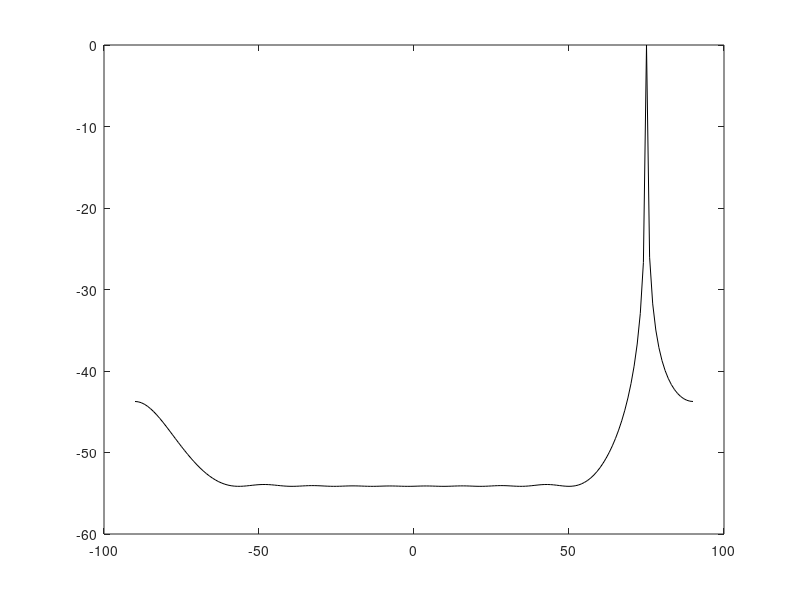

Source code (MATLAB): (Note: this script raises an error after producing the figure.)
% SVD is not implemented in this code
% SVD implementation, please see task_SVD 
%========================MODEL SETUP=========================
clc;
clear all;
format long 
doa=[75 ]/180*pi; %actual DOA
N=100;%# Snapshots
w=[pi/3 ]';%Frequency of the envelope signal, slow changing
P=length(w); %# of sources
M=10; %# antennas
lambda=150;%Wavelength
d=lambda/2;%half-wave spacing
snr=20;%SNR
D=zeros(M,P); 



%-------------------construct the snapshots-------------------
for k=1:P
D(:,k)=exp(-j*2*pi*d*sin(doa(k))/lambda*[0:M-1]'); %Assignment matrix
end
 xx=2*exp(j*(w*[1:N]));% N=1-> single snapshot
x_s=D*xx;
x_s=x_s+awgn(x_s,snr);%nosie-corrupted sensed signal matrix including multiple snapshots

% %===========================MUSIC algorithm============================
R=x_s*x_s'; %Data covarivance matrix
[G,H]=eig(R); %Find the eigenvalues and eigenvectors of R
NN=G(:,1:M-P); %Estimate noise subspace && MUSIC needs to know the # of sources P
theta=-90:90; %Peak search
for ii=1:length(theta)
SS=zeros(1,length(M));
for jj=0:M-1
SS(1+jj)=exp(j*2*jj*pi*d*sin(theta(ii)/180*pi)/lambda);
end
PP=SS*NN*NN'*SS';
Pmusic(ii)=abs(1/PP);
end
Pmusic=10*log10(Pmusic/max(Pmusic)); %Spatial spectrum function
plot(theta,Pmusic,'-k');
hold on;

% =================== L-1 SVD algorithm=============================
%--------------------SVD transformation-------------------------------
[U,L,V]=svd(x_s); %  SVD decomposition, L is diagonal
K=rank(x_s,0.1*L(1,1));% return the # of singular values that are greater than 0.1*L(1,1)
% signal space has the largest K singular values and noise space has very
% small values. K should be equal to P(# of sources)
D_K=zeros(N,K);
for i=1:K
    D_K(i,i)=1;
end
Y_svd=U*L*D_K;% noise matrix trans is unnecessary cuz unitary tansform doesm't change the distri. of Gaussain noise
D_K
%----------------optimization parameters-----------------
N_grid=181;%  # of grid used in sparse-OPT
D_ext=zeros(M,N_grid);% grid-based steering matrix
Theta_grid=-90:90;
Theta_grid=Theta_grid/180*pi;

for k=1:N_grid
D_ext(:,k)=exp(-j*2*pi*d*sin(Theta_grid(k))/lambda*[0:M-1]'); 
end

A = -D_ext;
A_hat=A;
for i=1:K-1
 A_hat=blkdiag(A_hat,A); % stich the A s to get A_hat 
end

M_hat=zeros(K*N_grid,K*N_grid,N_grid);
for i=1:N_grid
    for j=1:K
        M_hat(i+(j-1)*N_grid,i+(j-1)*N_grid,i)=1;
    end
end
y=zeros(M*K,1);
for i=1:M
    for j=K
        y(i+(j-1)*M)=Y_svd(i,j);
    end
end
Id=ones(N_grid,1);
for gama=700 % find the best penalty factor
%-------------------------CVX SOCP--------------------------------
    cvx_begin
        variable s(K*N_grid);
        variable r(N_grid);
        variable p;
        variable q;
        minimize(p+gama*q);
        subject to
            norm(A_hat*s+y)<=sqrt(p); %||A_hat*s+y||2<=sqart(p)
            Id'*r<=q;  %sum(r)<=q
            for i=1:N_grid
                norm(M_hat(:,:,i)*s)<=r(i);%||M_hat*s||2<=r_i
            end        
    cvx_end
    
%-----------------------------------------------------------
P_sparse=[];% Sparse- based spectrum  
P_sparse_dB=[];
for j=1:N_grid
    P_sparse(j)=norm(M_hat(:,:,j)*s);
end
P_sparse_dB=10*log10( P_sparse/max( P_sparse));
Grid_index=-90:90;
plot(Grid_index,P_sparse_dB,'r');
hold on
end
%===================plot results======================================
% plot(theta,Pmusic,'-k',Grid_index,P_sparse_dB,'r');
 xlabel('Angle \theta /degree')
ylabel('Spatial Spectrum P(\theta) /dB')
% title('DOA estimation l-1 SVD(red) VS MUSIC(black)')
% grid on




